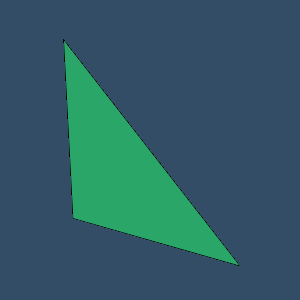

Recreate this plot in Python.
#!/usr/bin/env python

# Read a GLB binary glTF file and render geometry.

import os

import vtkmodules.vtkInteractionStyle  # noqa: F401
import vtkmodules.vtkRenderingFreeType  # noqa: F401
import vtkmodules.vtkRenderingOpenGL2  # noqa: F401

from vtkmodules.vtkIOGeometry import vtkGLTFReader
from vtkmodules.vtkRenderingCore import (
    vtkActor,
    vtkCompositePolyDataMapper,
    vtkRenderWindow,
    vtkRenderWindowInteractor,
    vtkRenderer,
)

# Source
data_dir = os.environ.get("VPE_DATA_DIR", os.path.dirname(os.path.abspath(__file__)))

# Read GLB file
gltf_reader = vtkGLTFReader()
gltf_reader.SetFileName(os.path.join(data_dir, "glTF", "Triangle", "Triangle.glb"))
gltf_reader.Update()

# Mapper
composite_mapper = vtkCompositePolyDataMapper()
composite_mapper.SetInputConnection(gltf_reader.GetOutputPort())

# Actor
gltf_actor = vtkActor()
gltf_actor.SetMapper(composite_mapper)
gltf_actor.GetProperty().SetColor(0.2, 0.8, 0.5)
gltf_actor.GetProperty().EdgeVisibilityOn()
gltf_actor.GetProperty().SetEdgeColor(0, 0, 0)

# Renderer
renderer = vtkRenderer()
renderer.AddActor(gltf_actor)
renderer.SetBackground(0.2, 0.3, 0.4)

# Render window
render_window = vtkRenderWindow()
render_window.AddRenderer(renderer)
render_window.SetWindowName("gltf reader glb")
render_window.SetMultiSamples(0)
render_window.SetSize(300, 300)

# Interactor
interactor = vtkRenderWindowInteractor()
interactor.SetRenderWindow(render_window)

# Scene
renderer.ResetCamera()
camera = renderer.GetActiveCamera()
camera.Azimuth(30)
camera.Elevation(20)
renderer.ResetCameraClippingRange()

interactor.Initialize()
interactor.Start()
